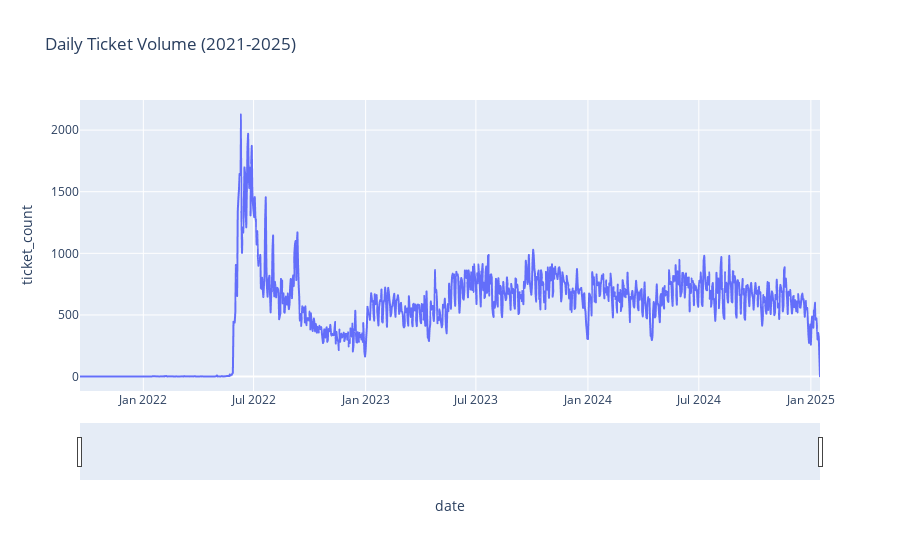
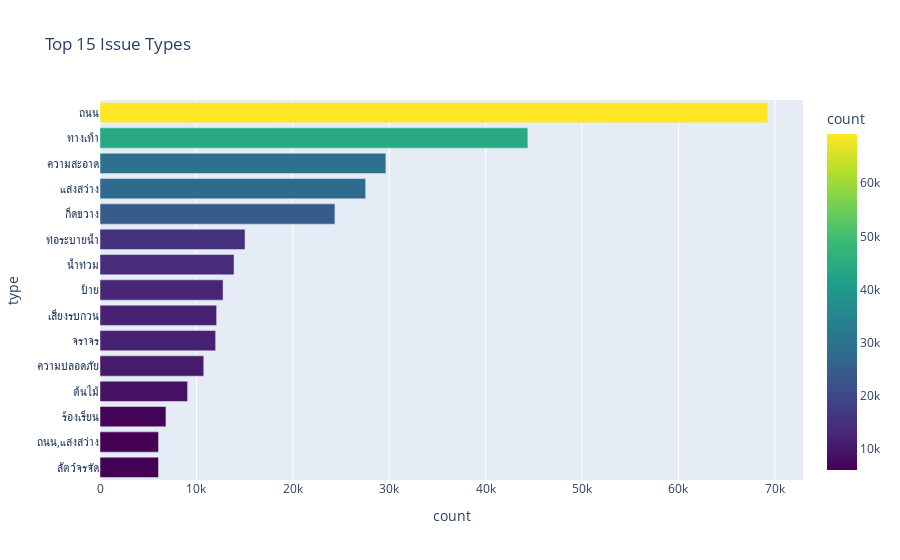

The code cell stored with these charts, in order, in its notebook:
### Code cell
# 1. Overview: Ticket Volume Over Time
daily_counts = df_merged.groupby('date').size().reset_index(name='ticket_count')

fig = px.line(daily_counts, x='date', y='ticket_count', title='Daily Ticket Volume (2021-2025)')
fig.update_xaxes(rangeslider_visible=True)
fig.show()

# 2. Top Issue Types
top_types = df_merged['type_clean'].value_counts().head(15).reset_index()
top_types.columns = ['type', 'count']

fig = px.bar(top_types, x='count', y='type', orientation='h', 
             title='Top 15 Issue Types', color='count', color_continuous_scale='Viridis')
fig.update_layout(yaxis={'categoryorder':'total ascending'})
fig.show()

### Figure 1 — Plotly figure (JSON) as saved in the notebook; plotly's stock layout.template omitted (floating-point values rounded to 4 significant figures; data arrays with more than 128 entries replaced by an {"elided": "..."} marker saying what was removed)
{"data": [{"hovertemplate": "date=%{x}<br>ticket_count=%{y}<extra></extra>", "legendgroup": "", "line": {"color": "#636efa", "dash": "solid"}, "marker": {"symbol": "circle"}, "mode": "lines", "name": "", "showlegend": false, "type": "scattergl", "x": {"elided": "1038 str values"}, "xaxis": "x", "y": {"elided": "1038 int values"}, "yaxis": "y"}], "layout": {"legend": {"tracegroupgap": 0}, "title": {"text": "Daily Ticket Volume (2021-2025)"}, "xaxis": {"anchor": "y", "domain": [0, 1], "rangeslider": {"visible": true}, "title": {"text": "date"}}, "yaxis": {"anchor": "x", "domain": [0, 1], "title": {"text": "ticket_count"}}}}

### Figure 2 — Plotly figure (JSON) as saved in the notebook; plotly's stock layout.template omitted (floating-point values rounded to 4 significant figures)
{"data": [{"hovertemplate": "count=%{marker.color}<br>type=%{y}<extra></extra>", "legendgroup": "", "marker": {"color": [69268, 44377, 29651, 27554, 24368, 15043, 13900, 12763, 12098, 11994, 10761, 9084, 6840, 6070, 6069], "coloraxis": "coloraxis", "pattern": {"shape": ""}}, "name": "", "orientation": "h", "showlegend": false, "textposition": "auto", "type": "bar", "x": [69268, 44377, 29651, 27554, 24368, 15043, 13900, 12763, 12098, 11994, 10761, 9084, 6840, 6070, 6069], "xaxis": "x", "y": ["ถนน", "ทางเท้า", "ความสะอาด", "แสงสว่าง", "กีดขวาง", "ท่อระบายน้ำ", "น้ำท่วม", "ป้าย", "เสียงรบกวน", "จราจร", "ความปลอดภัย", "ต้นไม้", "ร้องเรียน", "ถนน,แสงสว่าง", "สัตว์จรจัด"], "yaxis": "y"}], "layout": {"barmode": "relative", "coloraxis": {"colorbar": {"title": {"text": "count"}}, "colorscale": [[0, "#440154"], [0.1111, "#482878"], [0.2222, "#3e4989"], [0.3333, "#31688e"], [0.4444, "#26828e"], [0.5556, "#1f9e89"], [0.6667, "#35b779"], [0.7778, "#6ece58"], [0.8889, "#b5de2b"], [1, "#fde725"]]}, "legend": {"tracegroupgap": 0}, "title": {"text": "Top 15 Issue Types"}, "xaxis": {"anchor": "y", "domain": [0, 1], "title": {"text": "count"}}, "yaxis": {"anchor": "x", "categoryorder": "total ascending", "domain": [0, 1], "title": {"text": "type"}}}}
